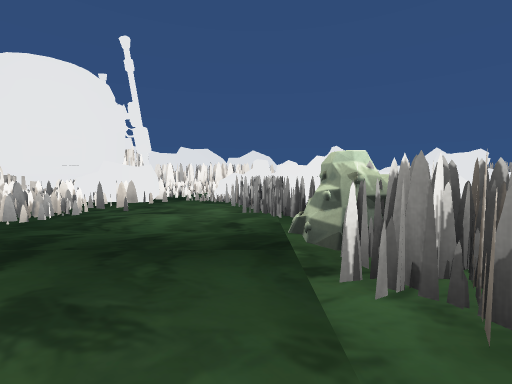
View 1 (above)

24 first-person views from a walk through a scene from a Unity 3-D project. The camera is 1.4 m above the floor, tilts 4° down and sees 90° across. The floor is counted in squares, 2 m on a side. Each view is taken from the middle of a square. On the plan, view 1 faces up. The plan holds only what a view shows up to about 9 squares ahead; the rest is blank. The place goes on beyond the plan. Some animated figures are not drawn. Some surface patterns are stand-ins.

View 2
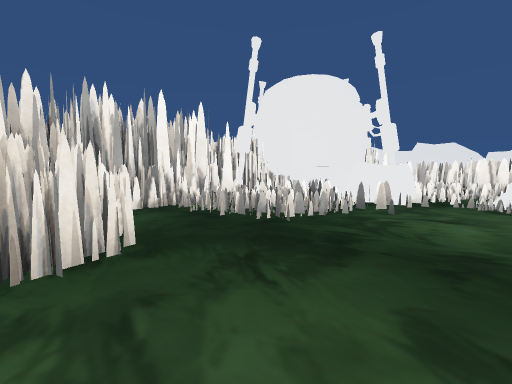

View 3
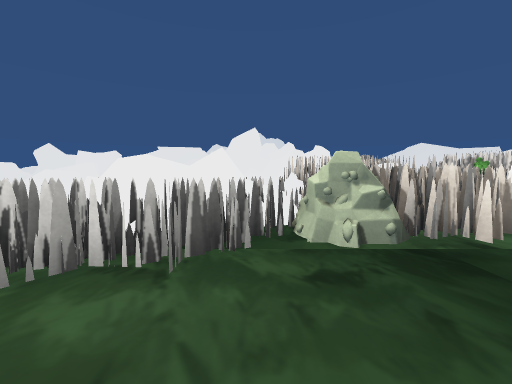

View 4
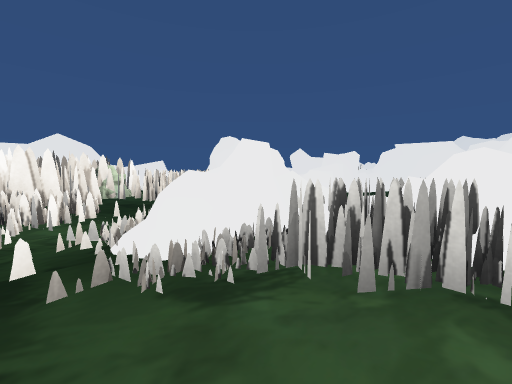

View 5
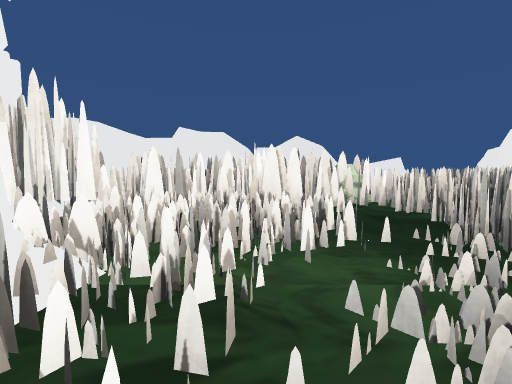

View 6
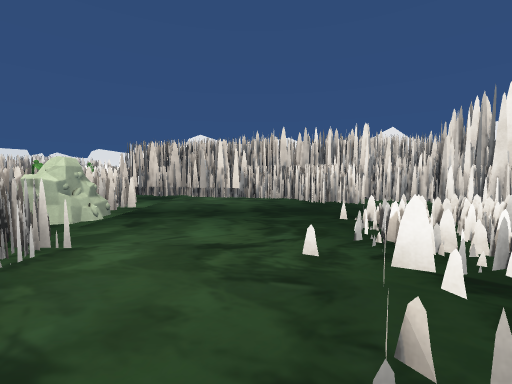

View 7
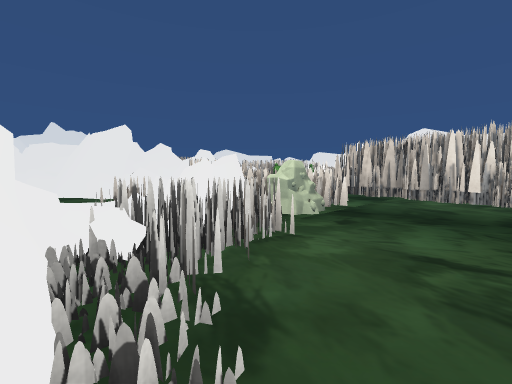

View 8
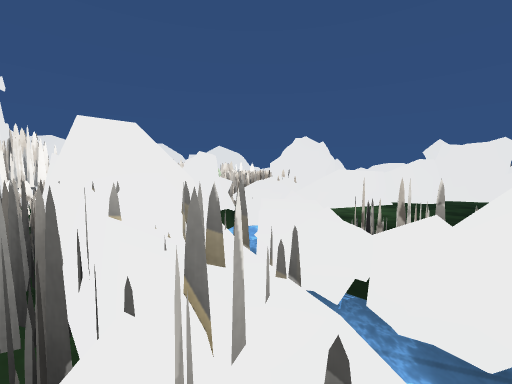

View 9
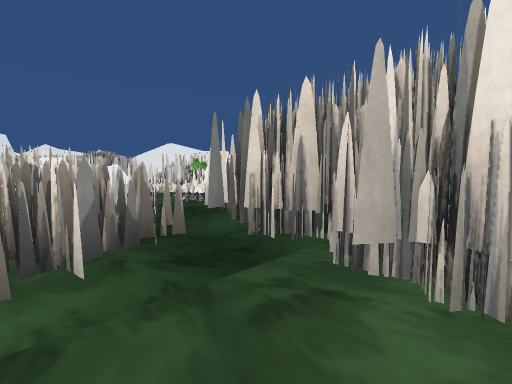

View 10
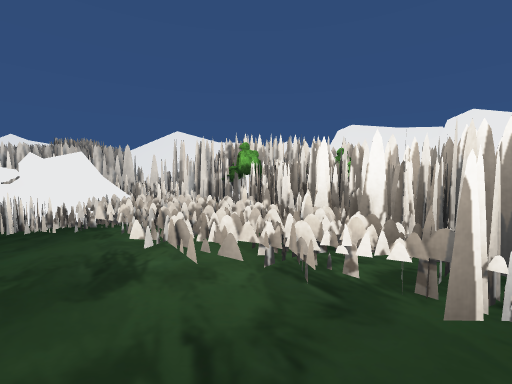

View 11
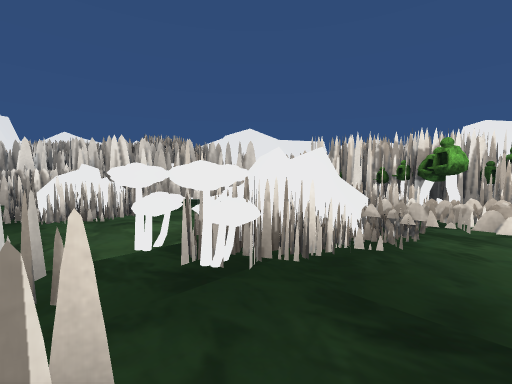

View 12
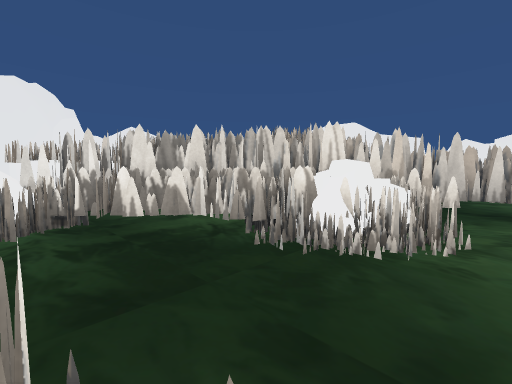

View 13
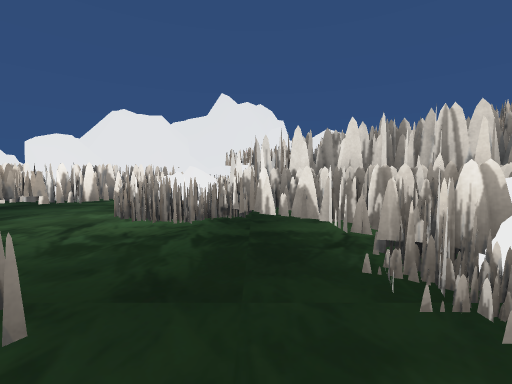

View 14
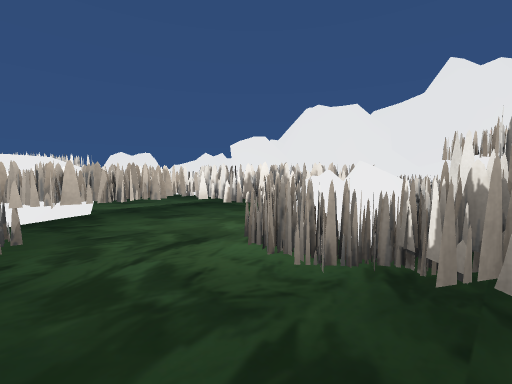

View 15
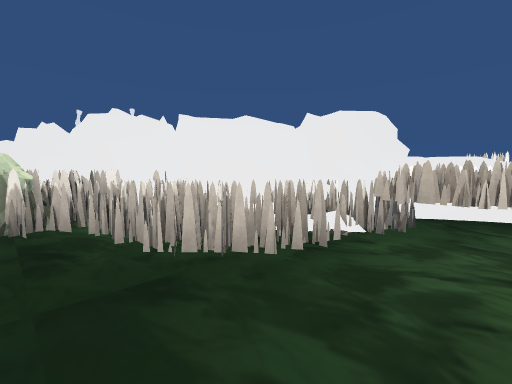

View 16
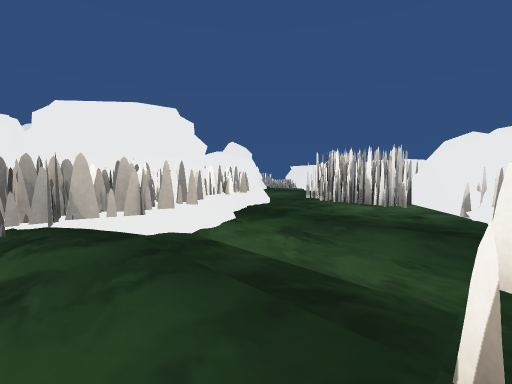

View 17
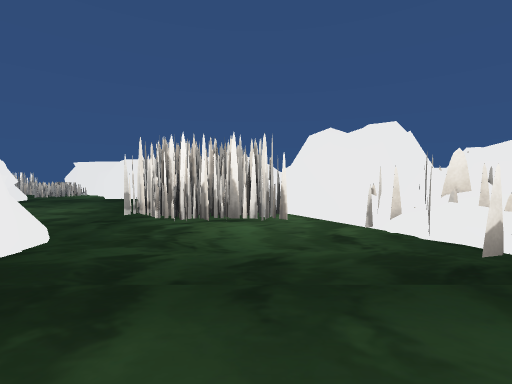

View 18
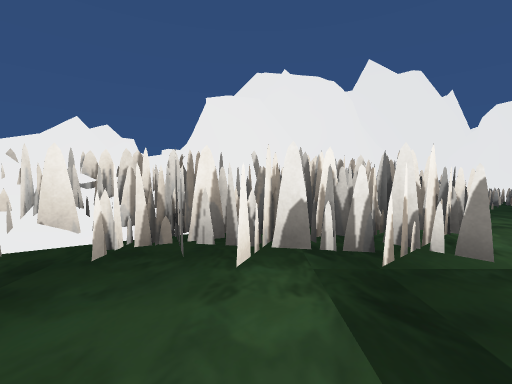

View 19
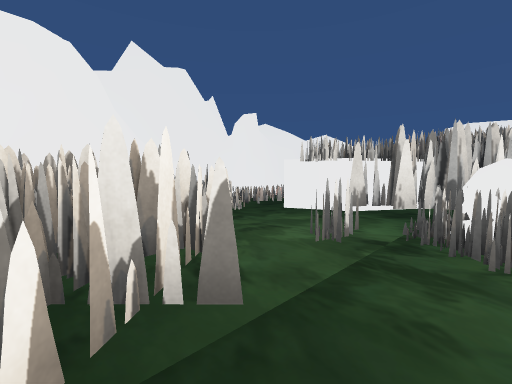

View 20
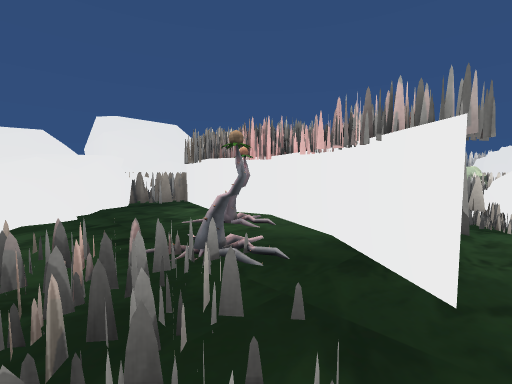

View 21
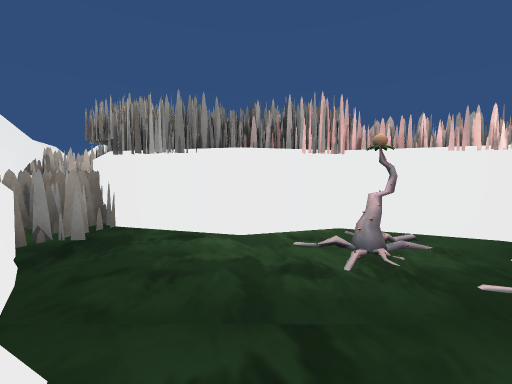

View 22
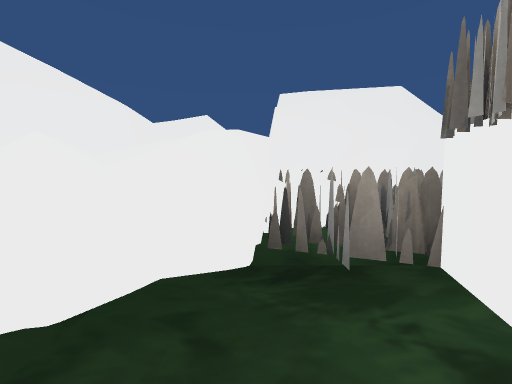

View 23
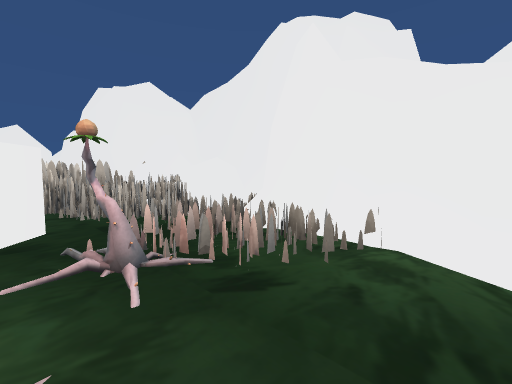

View 24
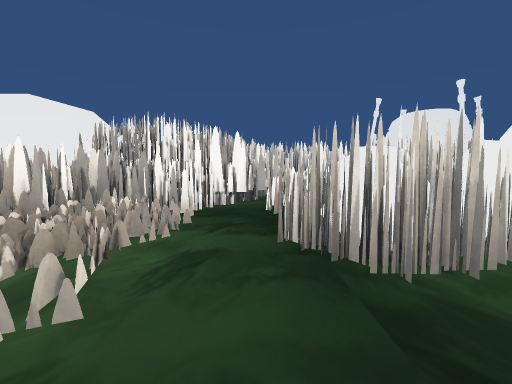

### Floor plan
Key: @ floor where view 1 was taken; # wall or solid block; . floor; = window, fence, low wall or low ledge; ≈ water the walk keeps out of; ^ raised ledge; R rock; T tree; P plant; O other object.
Columns run from 9 left of view 1 to 23 right of it. Each row starts with its distance up from view 1.
 17                   ##
 16        O         OO^
 15    #OOOOOOO      #..## ##
 14     OOOOOOO      ##... #O
 13    OOO OOOO O     ##..OOO#
 12    O OOOO.. #      # ..OO##O
 11     OOO.... ##     # #....OO#=
 10     OO.O...O#≈RRRRR  ##...O##
  9      OO.OO.ORRRR.R   ##....###
  8    O  R.OOO≈OR...    ###..OO###
  7    ORRR.RRORR...  R#RR##...O###
  6    OORR..OORR...RRR##ROOO..OO
  5   OOOOO..O#≈RR.RRR ##OR.....O ##
  4  OO.......##RRRR#O###...OO....O##
  3 OOOOO.....O.RRR ###......R.....##
  2  OO..........RR  .OO.....OOO#.O##
  1  OO........OOORR.........OO##O.#
  0 OO OO....@.OOO R..T..RROOOO#O..#
 -1  O OOOOOOOO.......RT..OOOO##...##
 -2       O OOOO...O.OR ..OOO #..^##
 -3         O O OO.O..  .OOO ##.##
 -4           OO  OO  P .O   #O.#
 -5           OOO OOOPO O    ####
 -6             O  OPOOOOOO OO #
 -7                OO    OO

Where each view was taken, in squares from view 1:
view 1: 0 up, 0 right, facing up
view 2: 0 up, 1 left, facing up-left
view 3: 4 up, 2 left, facing right
view 4: 5 up, 2 left, facing up-right
view 5: 7 up, 2 left, facing up
view 6: 7 up, 2 left, facing down
view 7: 7 up, 2 left, facing down-right
view 8: 3 up, 2 right, facing up
view 9: 1 up, 1 left, facing down-right
view 10: 1 down, 4 right, facing down-right
view 11: 1 up, 7 right, facing down-right
view 12: 3 up, 11 right, facing down-right
view 13: 2 up, 11 right, facing right
view 14: 2 up, 13 right, facing up-right
view 15: 2 up, 14 right, facing up-left
view 16: 6 up, 17 right, facing up-left
view 17: 8 up, 15 right, facing up
view 18: 8 up, 15 right, facing right
view 19: 7 up, 16 right, facing down-right
view 20: 3 up, 21 right, facing down-left
view 21: 1 down, 21 right, facing left
view 22: 1 down, 19 right, facing down
view 23: 1 down, 19 right, facing up-right
view 24: 1 down, 8 right, facing left
